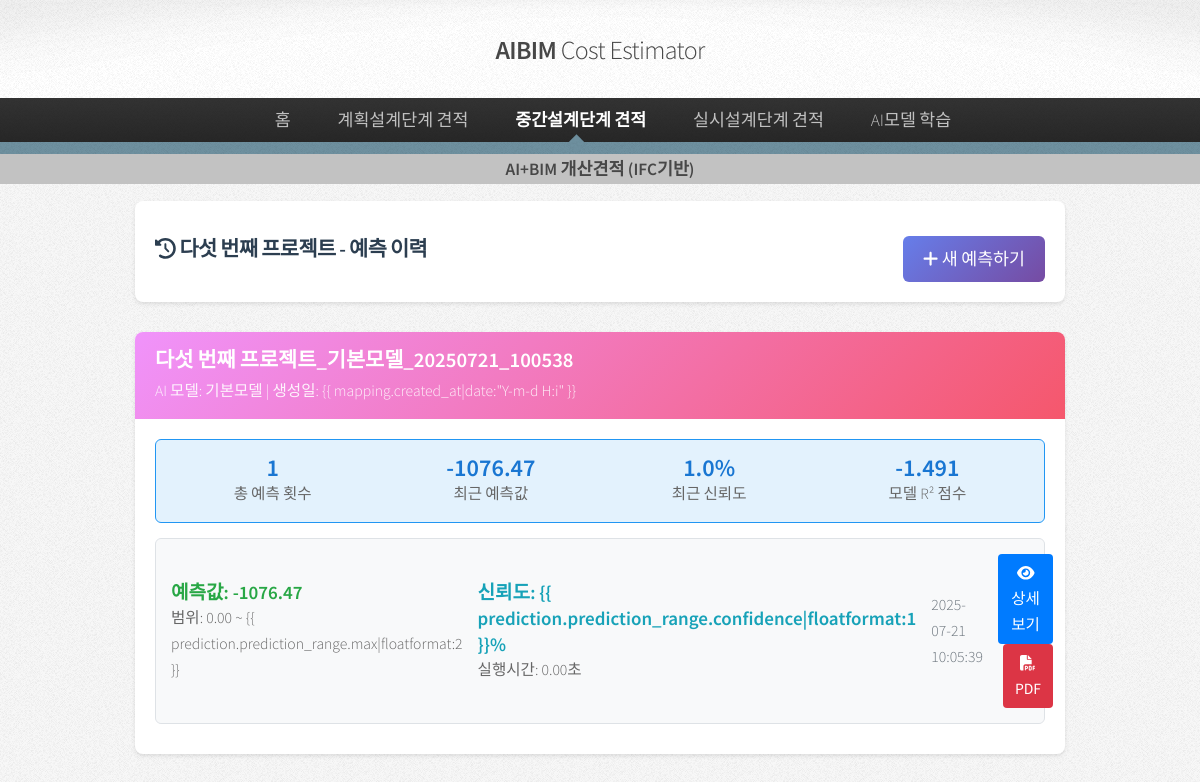
The page /ifc_ai_prediction/project/20/history/ on the database its author committed.
### ifc_ai_prediction/models.py (models this page shows, shortened)
class IFCProject(models.Model):
    name = models.CharField("프로젝트명", max_length=200)
    description = models.TextField("설명", blank=True)
    ifc_file = models.FileField("IFC 파일", upload_to='ifc_ai_files/')
    converted_obj = models.FileField("변환된 OBJ", upload_to='ifc_ai_objs/', null=True, blank=True)
    is_processed = models.BooleanField("처리 완료", default=False)
    processing_error = models.TextField("처리 오류", blank=True, null=True)
    created_at = models.DateTimeField("생성일", auto_now_add=True)
    updated_at = models.DateTimeField("수정일", auto_now=True)
    class Meta:
        verbose_name = "IFC 프로젝트"
        verbose_name_plural = "IFC 프로젝트들"

class IFCMapping(models.Model):
    name = models.CharField("매핑명", max_length=200)
    project = models.ForeignKey(IFCProject, on_delete=models.CASCADE, related_name='mappings')
    ai_model = models.ForeignKey(AIModel, on_delete=models.CASCADE)
    input_mappings = SimpleJSONField("입력 매핑")
    created_at = models.DateTimeField("생성일", auto_now_add=True)
    updated_at = models.DateTimeField("수정일", auto_now=True)
    class Meta:
        verbose_name = "IFC-AI 매핑"
        verbose_name_plural = "IFC-AI 매핑들"

class AIModel(models.Model):
    name = models.CharField("모델명", max_length=255)
    description = models.TextField("설명", blank=True, null=True)
    model_file = models.FileField("모델 파일", upload_to='ai_models/')
    metadata = SimpleJSONField("메타데이터")
    created_at = models.DateTimeField("생성일", auto_now_add=True)
    updated_at = models.DateTimeField("수정일", auto_now=True)
    rmse = models.FloatField("RMSE", null=True, blank=True)
    mae = models.FloatField("MAE", null=True, blank=True)
    r2_score = models.FloatField("R² 점수", null=True, blank=True)
    class Meta:
        verbose_name = "AI 모델"
        verbose_name_plural = "AI 모델들"

class PredictionHistory(models.Model):
    mapping = models.ForeignKey(IFCMapping, on_delete=models.CASCADE, related_name='predictions')
    input_values = SimpleJSONField("입력값")
    prediction_result = SimpleJSONField("예측 결과")
    prediction_range = SimpleJSONField("예측 범위")
    execution_time = models.FloatField("실행 시간(초)", default=0)
    created_at = models.DateTimeField("생성일", auto_now_add=True)
    class Meta:
        verbose_name = "예측 이력"
        verbose_name_plural = "예측 이력들"
        ordering = ['-created_at']

### ifc_ai_prediction/views.py (the view)
# urls.py: path('project/<int:project_id>/history/', views.prediction_history, name='prediction_history'),
def prediction_history(request, project_id):
    try:
        project = get_object_or_404(IFCProject, id=project_id)
        mappings = IFCMapping.objects.filter(project=project).select_related('ai_model')
        for mapping in mappings:
            mapping.recent_predictions = PredictionHistory.objects.filter(
                mapping=mapping
            ).order_by('-created_at')
        context = {
            'project': project,
            'mappings': mappings,
        }
        return render(request, 'ifc_ai_prediction/history.html', context)
    except Exception as e:
        print(f"❌ 예측 이력 페이지 오류: {e}")
        messages.error(request, f'오류가 발생했습니다: {str(e)}')
        return redirect('ifc_ai_prediction:project_list')

### ifc_ai_prediction/models.py (called while the page is built)
    def from_db_value(self, value, expression, connection):
        if value is None:
            return {}
        try:
            return json.loads(value)
        except:
            return {}

### templates/ifc_ai_prediction/history.html (shortened to what this page needs)
{% load static %}
<!DOCTYPE html>
<html>
  <head>
    <link
      rel="stylesheet"
      href="https://stackpath.bootstrapcdn.com/bootstrap/4.3.1/css/bootstrap.min.css"
    />
    <link rel="stylesheet" href="{% static 'css/main.css' %}" />
  </head>
  <body>
    <div id="page-wrapper">
      <div id="header">
        <h1>
          <a href="/" id="logo">AIBIM <em>Cost Estimator</em></a>
        </h1>
        <nav id="nav">
          <ul>
            <li><a href="/">홈</a></li>
            <li>
              <a href="#">계획설계단계 견적</a>
            </li>
            <li class="current">
              <a href="#">중간설계단계 견적</a>
            </li>
            <li>
              <a href="#">실시설계단계 견적</a>
            </li>
            <li>
              <a href="/ai_learning">AI모델 학습</a>
            </li>
          </ul>
        </nav>
      </div>
      <div id="nav_sub">
        <h6 class="text-center">
          <b>AI+BIM 개산견적</b> <span>(IFC기반)</span>
        </h6>
      </div>
    </div>
    <div class="container">
      <div class="project-header">
        <div class="d-flex justify-content-between align-items-center">
          <div>
            <h3 style="margin: 0; color: #2c3e50">
              <i class="fas fa-history"></i>
              {{ project.name }} - 예측 이력
            </h3>
          </div>
          <div>
            <a
              href="{% url 'ifc_ai_prediction:prediction_page' project.id %}"
              class="btn-new-prediction"
            >
              <i class="fas fa-plus"></i>
              새 예측하기
            </a>
          </div>
        </div>
      </div>
      {% if mappings %} {% for mapping in mappings %}
      <div class="mapping-card">
        <div class="mapping-header">
          <div class="mapping-title">{{ mapping.name }}</div>
          <div class="mapping-meta">
            AI 모델: {{ mapping.ai_model.name }} | 생성일: {{
            mapping.created_at|date:"Y-m-d H:i" }}
          </div>
        </div>
        <div class="mapping-body">
          {% if mapping.recent_predictions %}
          <div class="stats-summary">
            <div class="stats-grid">
              <div class="stat-item">
                <div class="stat-value">
                  {{ mapping.recent_predictions|length }}
                </div>
                <div class="stat-label">총 예측 횟수</div>
              </div>
              {% with mapping.recent_predictions|first as latest %}
              <div class="stat-item">
                <div class="stat-value">
                  {{ latest.prediction_result.value|floatformat:2 }}
                </div>
                <div class="stat-label">최근 예측값</div>
              </div>
              <div class="stat-item">
                <div class="stat-value">
                  {{ latest.prediction_range.confidence|floatformat:1 }}%
                </div>
                <div class="stat-label">최근 신뢰도</div>
              </div>
              {% endwith %}
              <div class="stat-item">
                <div class="stat-value">
                  {{ mapping.ai_model.r2_score|floatformat:3 }}
                </div>
                <div class="stat-label">모델 R² 점수</div>
              </div>
            </div>
          </div>
          {% for prediction in mapping.recent_predictions %}
          <div class="prediction-item">
            <div class="prediction-summary">
              <div>
                <div class="prediction-value">
                  예측값: {{ prediction.prediction_result.value|floatformat:2 }}
                </div>
                <div style="font-size: 0.9em; color: #666">
                  범위: {{ prediction.prediction_range.min|floatformat:2 }} ~ {{
                  prediction.prediction_range.max|floatformat:2 }}
                </div>
              </div>
              <div>
                <div class="prediction-confidence">
                  신뢰도: {{
                  prediction.prediction_range.confidence|floatformat:1 }}%
                </div>
                <div style="font-size: 0.9em; color: #666">
                  실행시간: {{ prediction.execution_time|floatformat:2 }}초
                </div>
              </div>
              <div class="prediction-date">
                {{ prediction.created_at|date:"Y-m-d H:i:s" }}
              </div>
              <div>
                <button
                  class="btn-view-detail"
                  onclick="toggleDetails({{ prediction.id }})"
                >
                  <i class="fas fa-eye"></i>
                  상세보기
                </button>
                <button
                  class="btn-download-pdf"
                  onclick="downloadPDF({{ mapping.id }}, {{ prediction.id }})"
                >
                  <i class="fas fa-file-pdf"></i>
                  PDF
                </button>
              </div>
            </div>
          </div>
          {% endfor %} {% endif %}
        </div>
      </div>
      {% endfor %} {% endif %}
    </div>
  </body>
</html>

### static/css/main.css (style rules this page uses)
html, div, span, applet, object, iframe, h1, h2, h3, h4, h5, h6, p, blockquote, pre, a, abbr, acronym, address, big, cite, code, del, dfn, em, ins, kbd, q, s, samp, small, strike, strong, sub, sup, tt, var, b, u, i, center, dl, dt, dd, ol, ul, li, fieldset, form, label, legend, table, caption, tbody, tfoot, thead, tr, th, td, article, aside, canvas, details, embed, figure, figcaption, footer, header, hgroup, menu, nav, output, ruby, section, summary, time, mark, audio, video { margin: 0; padding: 0; border: 0; font-size: 100%; font: inherit; vertical-align: baseline; }
article, aside, details, figcaption, figure, footer, header, hgroup, menu, nav, section { display: block; }
body { line-height: 1; }
ol, ul { list-style: none; }
body { -webkit-text-size-adjust: none; }
html { box-sizing: border-box; }
*, *:before, *:after { box-sizing: inherit; }
body { background: #f7f7f7 url("images/bg01.png"); }
body, input, select, textarea { color: #474747; font-family: "Source Sans Pro", sans-serif; font-size: 16pt; font-weight: 300; line-height: 1.65em; }
a { -moz-transition: color 0.2s ease-in-out, border-color 0.2s ease-in-out, opacity 0.2s ease-in-out; -webkit-transition: color 0.2s ease-in-out, border-color 0.2s ease-in-out, opacity 0.2s ease-in-out; -ms-transition: color 0.2s ease-in-out, border-color 0.2s ease-in-out, opacity 0.2s ease-in-out; transition: color 0.2s ease-in-out, border-color 0.2s ease-in-out, opacity 0.2s ease-in-out; color: #37c0fb; text-decoration: none; border-bottom: dotted 1px; }
strong, b { font-weight: 600; }
em, i { font-style: italic; }
p, ul, ol, dl, table, blockquote { margin: 0 0 2em 0; }
h1, h2, h3, h4, h5, h6 { color: inherit; font-weight: 600; line-height: 1.75em; margin-bottom: 1em; }
h1 a, h2 a, h3 a, h4 a, h5 a, h6 a { color: inherit; text-decoration: none; }
h1 em, h2 em, h3 em, h4 em, h5 em, h6 em { font-style: normal; font-weight: 300; }
h3 { font-size: 1.2em; letter-spacing: -0.025em; }
.container { margin: 0 auto; max-width: 100%; width: 1400px; }
@media screen and (max-width: 1680px) { .container { width: 1200px; } }
@media screen and (max-width: 1280px) { .container { width: 960px; } }
ul { list-style: disc; padding-left: 1em; }
ul li { padding-left: 0.5em; }
#header { text-align: center; padding: 1em 0 0 0; background-color: #fff; background-image: url("images/bg02.png"), url("images/bg02.png"), url("images/bg01.png"); background-position: top left, top left, top left; background-size: 100% 6em, 100% 6em, auto; background-repeat: no-repeat, no-repeat, repeat; }
#header h1 { padding: 0 0 1em 0; margin: 0; }
#header h1 a { font-size: 1.5em; letter-spacing: -0.025em; border: 0; }
#nav { cursor: default; background-color: #333; background-image: -moz-linear-gradient( top, rgba(0, 0, 0, 0), rgba(0, 0, 0, 0.3) ), url("images/bg01.png"); background-image: -webkit-linear-gradient( top, rgba(0, 0, 0, 0), rgba(0, 0, 0, 0.3) ), url("images/bg01.png"); background-image: -ms-linear-gradient( top, rgba(0, 0, 0, 0), rgba(0, 0, 0, 0.3) ), url("images/bg01.png"); background-image: linear-gradient(top, rgba(0, 0, 0, 0), rgba(0, 0, 0, 0.3)), url("images/bg01.png"); padding: 0; }
#nav_sub { cursor: default; background-color: #c2c2c2; padding: 0; }
#nav:after { content: ""; display: block; width: 100%; height: 0.7em; background-color: #6e909f; background-image: url("images/bg01.png"); }
#nav > ul { margin: 0; }
#nav > ul > li { position: relative; display: inline-block; margin-left: 1em; }
#nav > ul > li a { color: #c0c0c0; text-decoration: none; border: 0; display: block; padding: 0.5em 0.5em 0.5em 0.5em; }
#nav > ul > li:first-child { margin-left: 0; }
#nav > ul > li.current { font-weight: 600; }
#nav > ul > li.current:before { -moz-transform: rotateZ(45deg); -webkit-transform: rotateZ(45deg); -ms-transform: rotateZ(45deg); transform: rotateZ(45deg); width: 0.75em; height: 0.75em; content: ""; display: block; position: absolute; bottom: -0.5em; left: 50%; margin-left: -0.375em; background-color: #6e909f; background-image: url("images/bg01.png"); }
#nav > ul > li.current a { color: #fff; }
@media screen and (max-width: 1680px) { body, input, select, textarea { font-size: 14pt; line-height: 1.5em; } }
@media screen and (max-width: 1280px) { body, input, select, textarea { font-size: 13pt; line-height: 1.5em; } }
@media screen and (max-width: 1280px) { #header { padding: 2em 0 0 0; } }
@media screen and (max-width: 1280px) { #header h1 { padding: 0 0 1.75em 0; } }

### rows shown on the page
IFCProject: name "다섯 번째 프로젝트"
IFCMapping: name "다섯 번째 프로젝트_기본모델_20250721_100538", ai_model.name "기본모델", recent_predictions|length "1", ai_model.r2_score "-1.491"
PredictionHistory: prediction_result.value "-1076.47", prediction_range.confidence "1.0", prediction_range.min "0.00", execution_time "0.00", created_at "2025-07-21 10:05:39"
